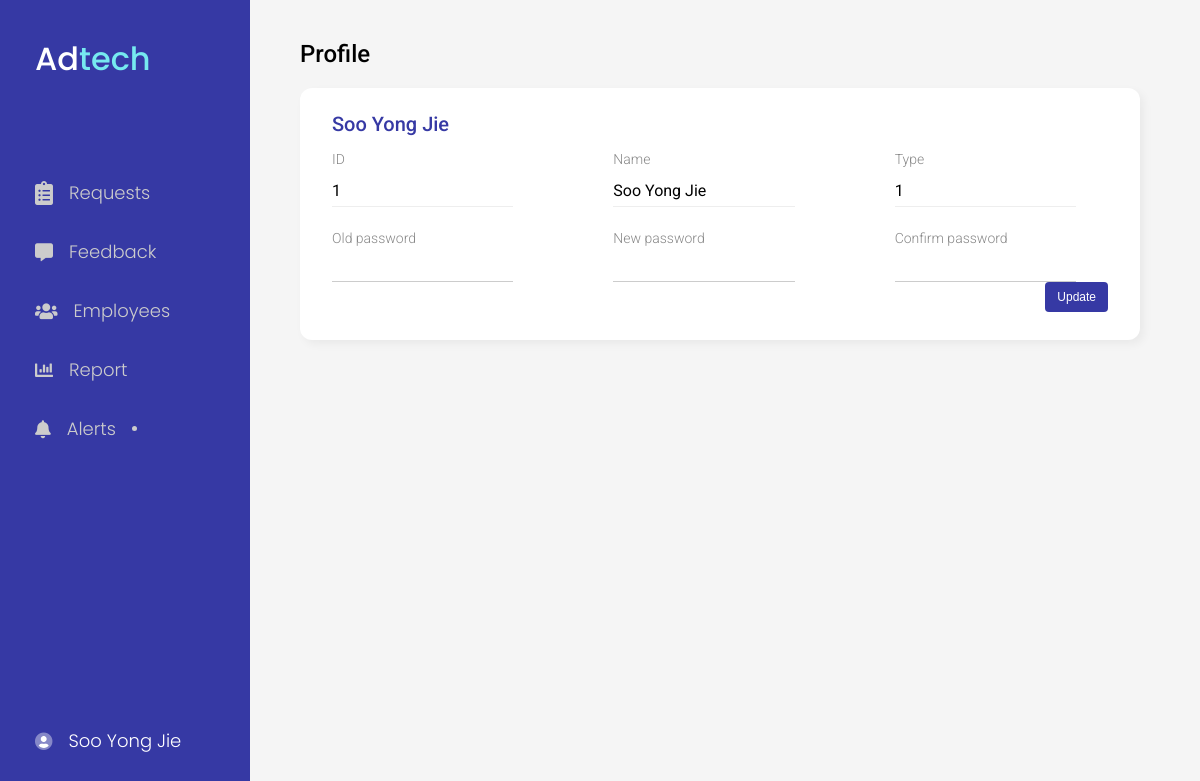
The app's page /admin/profile.php (signed in) with its own data.
### tables this page shows
CREATE TABLE `employee` (
  `empID` int(100) NOT NULL,
  `password` varchar(100) NOT NULL,
  `type` varchar(100) NOT NULL,
  `empName` varchar(100) NOT NULL
);

### admin/profile.php (the view, shortened to what this page needs)
<!DOCTYPE html>
<html lang="en">
<head>
    <link rel="stylesheet" type="text/css" href="../css/admin/dashboard.css" />
    <link rel="stylesheet" type="text/css" href="../css/admin/detail-view.css" />
    <link rel="stylesheet" type="text/css" href="../css/admin/profile.css" />
    <?php
    include_once("../head.php");
    ?>
</head>
<body>
    <?php
    include_once("nav.php");
    ?>
    <div class="container">
        <?php
        include_once("../db_connect.php");
        $query = "SELECT * FROM `employee` WHERE `empID` = '".$_SESSION['uid']."' ";
        $result = $db->query($query);
        if ($result->num_rows == 1) {
            if($row = $result->fetch_assoc()) {
                ?>
                <h2>Profile</h2>
                <div class="card">
                    <h3><?php echo $row['empName'] ?></h3>
                    <form action="user-update.php" method="post" class="row c3">
                        <label for="">ID</label>
                        <label for="">Name</label>
                        <label for="">Type</label>
                        <input type="text" name="" value="<?php echo $row['empID'] ?>" class="readonly" readonly />
                        <input type="text" name="" value="<?php echo $row['empName'] ?>" class="readonly" readonly />
                        <input type="text" name="" value="<?php echo $row['type'] ?>" class="readonly" readonly />
                        <label for="">Old password</label>
                        <label for="">New password</label>
                        <label for="">Confirm password</label>
                        <input type="password" name="" value="" class="editable" />
                        <input type="password" name="" value="" class="editable" />
                        <input type="password" name="" value="" class="editable" />
                    </form>
                    <button class="submit">Update</button>
                </div>
                <?php
            }
        } else { ?>
            <p>No subjects are taught by you.</p> <?php
        } ?>
    </div>
</body>
</html>

### css/admin/dashboard.css (style rules this page uses)
body { min-height: 100vh; display: flex; background: #f5f5f5; overflow-y: scroll; }
h1, h2 { font-weight: 500; }
h3 { font-size: 20px; font-weight: 500; color: #3639a4; }
.container { width: 100%; margin: 40px 5vw 0 25vw; display: flex; flex-direction: column; }
.container .card { height: auto; margin: 20px 0 48px 0; padding: 24px 32px 28px 32px; background: white; border-radius: 12px; box-shadow: 4px 4px 10px 0px rgba(0, 0, 0, 0.05); }

### css/admin/detail-view.css (style rules this page uses)
.container .card { display: flex; flex-direction: column; }
.container .card .row { display: grid; row-gap: 8px; }
.container .card .row.c3 { grid-template-columns: repeat(3, minmax(150px, 300px)); grid-template-rows: auto auto; }
.container .card label { margin-top: 15px; color: #888; font-size: 14px; font-weight: 300; }
.container .card input { font-size: 16px; transition: 0.2s; }
.container .card input.editable { padding: 0 0 8px 0; color: #222; border-bottom: 1px solid #ccc; }
.container .card input.readonly { padding: 6px 0 6px 0; border-bottom: 1px solid #eee; }
.container .card button.submit { height: 30px; width: max-content; padding: 8px 12px 8px 12px; align-self: flex-end; color: white; background: #3639a4; border-radius: 4px; font-size: 12px; }

### css/admin/profile.css (style rules this page uses)
.row { margin-right: 32px; }
.row.c3 { column-gap: 100px; }

### css/style.css (style rules this page uses)
body, h1, h2, h3, h4, h5, h6, p { padding: 0; margin: 0; }
body { font-family: "Roboto", sans-serif; }
form input { border: none; font-family: "Roboto", sans-serif; font-weight: 400; }
form input::placeholder { color: #ccc; }
button { border: none; }

### records on screen
employee: empName "Soo Yong Jie", empID "1", type "1"

### other values on screen
$_SESSION['name'] "Soo Yong Jie"
